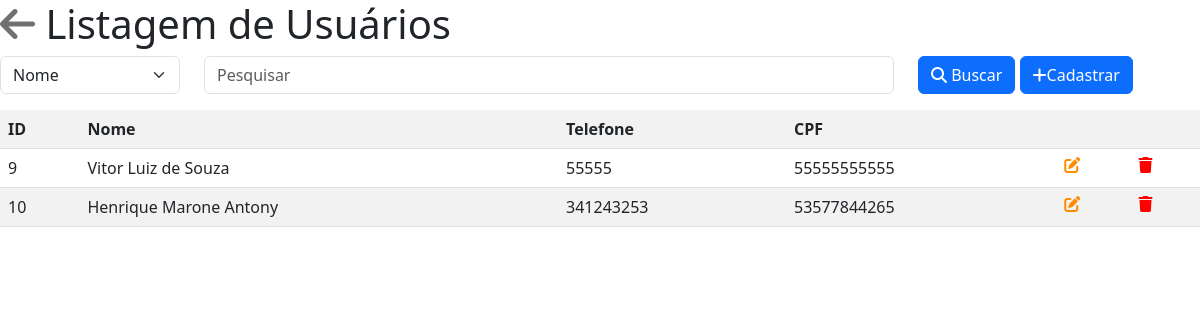
/view/UsuarioList.php, run on the app's committed database.
### tables this page shows
CREATE TABLE `usuario` (
  `id` int NOT NULL,
  `nome` varchar(100) DEFAULT NULL,
  `telefone` varchar(20) DEFAULT NULL,
  `cpf` varchar(11) DEFAULT NULL
);

### model/BD.class.php (called while the page is built, shortened)
<?php
class BD {
  private $host = "db4free.net";
	private $dbname = "db_pizzaplex";
	private $port = 3306;
	private $usuario = "funcionario55";
	private $senha = "senha123";
	private $db_charset = "utf8";
	public function conn()
  {
    $conn = "mysql:host=$this->host;dbname=$this->dbname;port=$this->port";
    return new PDO(
      $conn,
      $this->usuario,
      $this->senha,
      [ PDO::MYSQL_ATTR_INIT_COMMAND => "SET NAMES " . $this->db_charset ]
    );
  }
	public function select($nome_tabela)
  {
    $conn = $this->conn();
    $sql = "select * from $nome_tabela;";
    $st = $conn->prepare($sql);
    $st->execute();
		return $st->fetchAll(PDO::FETCH_CLASS);
  }
}

### controller/UsuarioController.php (called while the page is built, shortened)
<?php
include "../model/BD.class.php";
class UsuarioController {
    private $model;
    private $table = "usuario";
    public function __construct(){
        $this->model = new BD();
    }
    public function carregar(){
        return $this->model->select($this->table);
    }
}

### view/UsuarioList.php (the view, shortened to what this page needs)
<?php
include "../controller/UsuarioController.php";
   $usuario = new UsuarioController();
  if(!empty($_POST)){
    $load = $usuario->pesquisar($_POST);
  }else{
    $load = $usuario->carregar();
  }
?>
<html lang="pt">
  <head>
    <link rel="stylesheet" href="https://cdnjs.cloudflare.com/ajax/libs/font-awesome/6.4.0/css/all.min.css" />
    <link href="https://cdn.jsdelivr.net/npm/bootstrap@5.3.0-alpha2/dist/css/bootstrap.min.css" rel="stylesheet">
  </head>
  </head>
  <body>
    <div class="conteiner">
      <h1><a href="../index.php"><i class="fa-solid fa-arrow-left" style="color: #707070;"></i></a>
     Listagem de Usuários</h1>
      <form action="UsuarioList.php" method="post">
        <div class="row align-items-end">
          <div class="col-2">
            <select name="campo" class="form-select">
              <option value="nome">Nome</option>
            </select>
          </div>
          <div class="col">
            <input type="text" name="valor" class="form-control" Placeholder="Pesquisar"/>
          </div>
          <div class="col-3">
            <button class="btn btn-primary" type="submit">
              <i class="fa-solid fa-magnifying-glass"></i> Buscar
            </button>
            <a href="UsuarioForm.php" class="btn btn-primary"><i class="fa-solid fa-plus"></i>Cadastrar</a>
          </div>
        </div>
      </form>
      <table class="table table-striped">
          <tr>
              <th>ID</th>
              <th>Nome</th>
              <th>Telefone</th>
              <th>CPF</th>
              <th></th>
              <th></th>
          </tr>
      <?php
      foreach($load as $item){
        echo"<tr>
          <td>$item->id</td>
          <td>$item->nome</td>
          <td>$item->telefone</td>
          <td>$item->cpf</td>
          <td><a href='./UsuarioForm.php?id=$item->id'><i class='fa-solid fa-pen-to-square' style='color:darkorange'></i></a></td>
          <td><a href='./UsuarioList.php?id=$item->id'
            onclick='return confirm(\"Deseja Excluir?\")'
          ><i class='fa-solid fa-trash' style='color:red'></i></a></td>
        </tr>";
      }
          ?>
      </table>
    </div>
  </body>
</html>

### data on the page
usuario: id "9", nome "Vitor Luiz de Souza", telefone "55555", cpf "55555555555"
usuario: id "10", nome "Henrique Marone Antony", telefone "341243253", cpf "53577844265"
